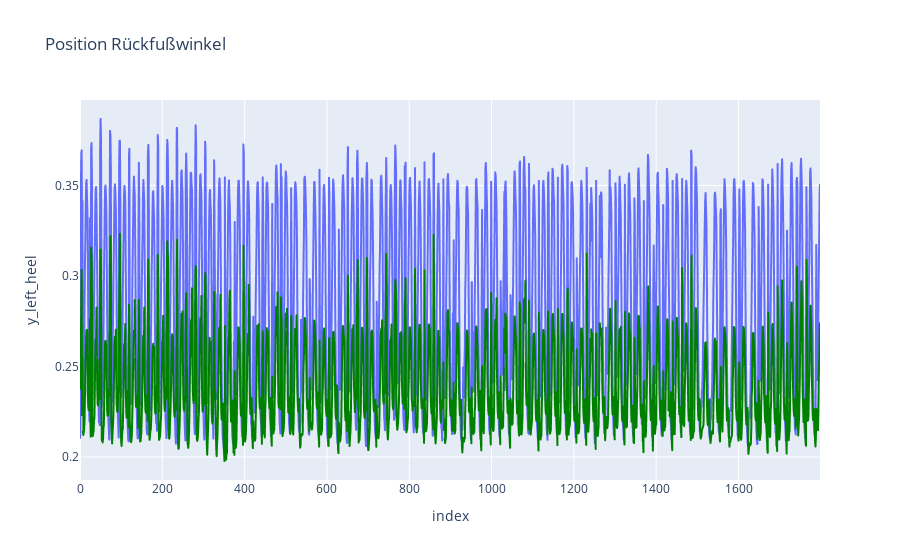

The notebook cell saved with this chart:
### Markdown cell above
### Vergleich meherer Gelenkpunkte 
* seitliche Ansicht und y-Bewegung zur Feststellung des Zeitpunkts für die Berechnung des Winkels
* hintere Ansicht und x-Bewegung zur Berechnung des Winkels

### Code cell
import pandas as pd
import plotly.express as px
import matplotlib as mpl

joints_x = ["z_left_knee", "z_left_ankle", "z_left_heel"]
joints_y = ["y_left_heel", "y_left_foot_index"]

fig_knee = px.line(df, y="y_left_heel", title='Position Rückfußwinkel')
fig_ankle = px.line(df, y="y_left_foot_index")
fig_ankle.update_traces(line= dict(
    color = "green"
))

fig_knee.add_trace(fig_ankle.data[0], )
fig_knee.show()

### Figure 1 — Plotly figure (JSON) as saved in the notebook; plotly's stock layout.template omitted (floating-point values rounded to 4 significant figures; data arrays with more than 128 entries replaced by an {"elided": "..."} marker saying what was removed)
{"data": [{"hovertemplate": "index=%{x}<br>y_left_heel=%{y}<extra></extra>", "legendgroup": "", "line": {"color": "#636efa", "dash": "solid"}, "marker": {"symbol": "circle"}, "mode": "lines", "name": "", "showlegend": false, "type": "scattergl", "x": {"elided": "1799 int values"}, "xaxis": "x", "y": {"elided": "1799 float values"}, "yaxis": "y"}, {"hovertemplate": "index=%{x}<br>y_left_foot_index=%{y}<extra></extra>", "legendgroup": "", "line": {"color": "green", "dash": "solid"}, "marker": {"symbol": "circle"}, "mode": "lines", "name": "", "showlegend": false, "type": "scattergl", "x": {"elided": "1799 int values"}, "xaxis": "x", "y": {"elided": "1799 float values"}, "yaxis": "y"}], "layout": {"legend": {"tracegroupgap": 0}, "title": {"text": "Position Rückfußwinkel"}, "xaxis": {"anchor": "y", "domain": [0, 1], "title": {"text": "index"}}, "yaxis": {"anchor": "x", "domain": [0, 1], "title": {"text": "y_left_heel"}}}}
